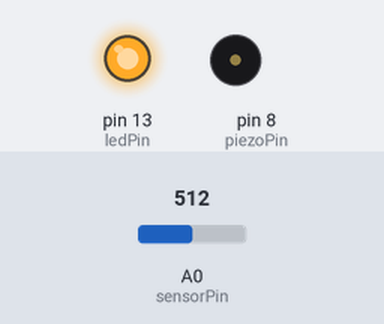
The sketch below on a simulated Arduino Uno, built with avr-gcc and run on an emulated ATmega328P. Parts: output pins drawn as LEDs (lit = HIGH), buzzer (waves = sounding). Inputs (shaded band) come from the test bench; at power-on: A0 (sensorPin) = 512.

Above: at 0.1 s.
At 5.1 s:
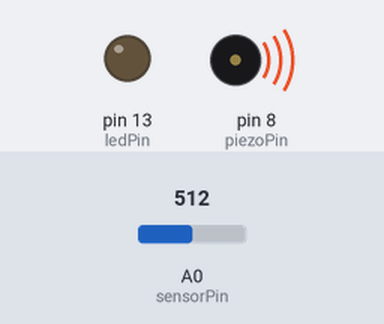
Timing chart, 0 to 6.6 s (numbered marks = the images above):
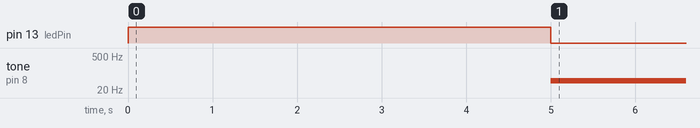

Measured:
- by itself, tone on pin 8 (piezoPin): silent → 49 Hz at 5.0 s

The sketch:

LightTheremind.ino
```cpp
int sensorValue;
int sensorLow = 1023;
int sensorHigh = 0;

const int ledPin = 13;
const int sensorPin = A0;
const int piezoPin = 8;
const int minFrec = 50;
const int maxFrec = 4000;
const int noteDuration = 20;
const int delayDuration = 10;

void setup()
{
	pinMode(ledPin, OUTPUT);
	digitalWrite(ledPin, HIGH);

	while (millis() < 5000)
	{
		sensorValue = analogRead(sensorPin);
		if (sensorValue > sensorHigh)
		{
			sensorHigh = sensorValue;
		}
		if (sensorValue < sensorLow)
		{
			sensorLow = sensorValue;
		}
	}

	digitalWrite(ledPin, LOW);
}

void loop()
{
	sensorValue = analogRead(sensorPin);

	int pitch = map(sensorValue, sensorLow, sensorHigh, minFrec, maxFrec);

	tone(piezoPin, pitch, noteDuration);

	delay(delayDuration);
}
```
